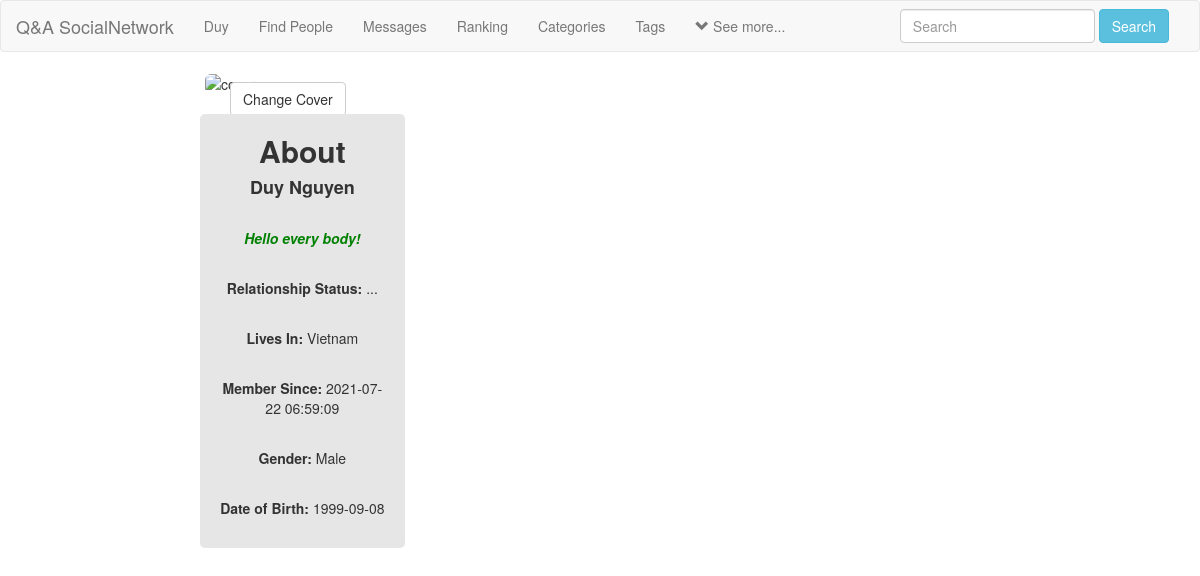
The app's page /profile.php (signed in) with its own data.
### tables this page shows
CREATE TABLE `users` (
  `user_id` int(11) NOT NULL,
  `f_name` text NOT NULL,
  `l_name` text NOT NULL,
  `user_name` varchar(255) NOT NULL,
  `describe_user` varchar(255) NOT NULL,
  `Relationship` text NOT NULL,
  `user_pass` varchar(255) NOT NULL,
  `user_email` varchar(255) NOT NULL,
  `user_country` text NOT NULL,
  `user_gender` text NOT NULL,
  `user_birthday` text NOT NULL,
  `user_image` varchar(255) NOT NULL,
  `user_cover` varchar(255) NOT NULL,
  `user_reg_date` timestamp NOT NULL DEFAULT current_timestamp(),
  `status` text NOT NULL,
  `posts` text NOT NULL,
  `recovery_account` varchar(255) NOT NULL,
  `userpoint` int(11) NOT NULL DEFAULT 0
);

### profile.php (the view, shortened to what this page needs)
<!DOCTYPE html>
<?php
include("includes/header.php");
?>
<html>
<head>
    <link rel="stylesheet" href="https://maxcdn.bootstrapcdn.com/bootstrap/3.4.1/css/bootstrap.min.css">
    <link rel="stylesheet" type="text/css" href="style/home_style2.css"></link>
</head>
<body>
<div class="row">
	<div class="col-sm-2">
	</div>
	<div class="col-sm-8">
		<?php
			echo"
			<div>
				<div><img id='cover-img' class='img-rounded' src='cover/$user_cover' alt='cover'></div>
				<form action='profile.php?u_id=$user_id' method='post' enctype='multipart/form-data'>
				<ul class='nav pull-left' style='position:absolute;top:10px;left:40px;'>
					<li class='dropdown'>
						<button class='dropdown-toggle btn btn-default' data-toggle='dropdown'>Change Cover</button>
						<div class='dropdown-menu'>
							<center>
							<p>Click <strong>Select Cover</strong> and then click the <br> <strong>Update Cover</strong></p>
							<label class='btn btn-info'> Select Cover
							<input type='file' name='u_cover' size='60' />
							</label><br><br>
							<button name='submit' class='btn btn-info'>Update Cover</button>
							</center>
						</div>
					</li>
				</ul>
				</form>
			</div>
			<div id='profile-img'>
				<img src='users/$user_image' alt='Profile' class='img-circle' width='180px' height='185px'>
				<form action='profile.php?u_id='$user_id' method='post' enctype='multipart/form-data'>
				<label id='update_profile'> Select Profile
				<input type='file' name='u_image' size='60' />
				</label><br><br>
				<button id='button_profile' name='update' class='btn btn-info'>Update Profile</button>
				</form>
			</div><br>
			";
		?>
	</div>
	<div class="col-sm-2">
	</div>
</div>
<div class="row">
	<div class="col-sm-2">
	</div>
	<div class="col-sm-2" style="background-color: #e6e6e6;text-align: center;left: 0.8%;border-radius: 5px;">
		<?php
		echo"
			<center><h2><strong>About</strong></h2></center>
			<center><h4><strong>$first_name $last_name</strong></h4></center><br>
			<p><strong><i style='color:green;'>$describe_user</i></strong></p><br>
			<p><strong>Relationship Status: </strong> $Relationship_status</p><br>
			<p><strong>Lives In: </strong> $user_country</p><br>
			<p><strong>Member Since: </strong> $register_date</p><br>
			<p><strong>Gender: </strong> $user_gender</p><br>
			<p><strong>Date of Birth: </strong> $user_birthday</p><br>
		";
		?>
	</div>
	<div class="col-sm-6">
	</div>
	<div class='col-sm-2'>
	</div>
</div>
</body>
</html>

### includes/header.php (shortened to what this page needs)
<?php
include("functions/functions.php");
?>
<nav class="navbar navbar-default">
    <div class="container-fluid">
        <div class="navbar-header">
            <a href="home.php" class="navbar-brand">Q&A SocialNetwork</a>
        </div>
        <div class="collapse navbar-collapse" id="#bs-example-navbar-collapse-1">
            <ul class="nav navbar-nav">
                <?php
                if($_SESSION['user_email']!="guest")
                {
                    $user = $_SESSION['user_email'];
                    $get_user = "select * from users where user_email='$user'";
                    $run_user = mysqli_query($con,$get_user);
                    $row = mysqli_fetch_array($run_user);
                    $user_id = $row['user_id'];
                    $first_name = $row['f_name'];
                    $last_name = $row['l_name'];
                    $describe_user = $row['describe_user'];
                    $Relationship_status = $row['Relationship'];
                    $user_country = $row['user_country'];
                    $user_gender = $row['user_gender'];
                    $user_birthday = $row['user_birthday'];
                    $register_date = $row['user_reg_date'];
                }
                ?>
                <?php if($_SESSION['user_email']!="guest")
                { ?>
                    <li><a href='profile.php?<?php echo "u_id=$user_id" ?>'><?php echo "$first_name"; ?></a></li>
                    <li><a href="members.php">Find People</a></li>
                    <li><a href="messages.php?u_id=new">Messages</a></li>
				<?php }
                else
                { ?>
                    <li><a href="members.php">Find People</a></li>
                    <li><a href='signup.php'>SignUp</a></li>
                    <li><a href='signin.php'>SignIn</a></li>
               <?php } ?>
                    <li><a href="ranking.php">Ranking</a></li>
                        <li class='dropdown'>
                            <a href='#' class='dropdown-toggle' data-toggle='dropdown' role='button' aria-haspopup='true' aria-expanded='false'><span>Categories</span></a>
                        </li>
                         <li class='dropdown'>
                            <a href='#' class='dropdown-toggle' data-toggle='dropdown' role='button' aria-haspopup='true' aria-expanded='false'><span>Tags</span></a>
                        </li>
                        <?php if($_SESSION['user_email']!="guest")
                { ?>
                        <li class='dropdown'>
                            <a href='#' class='dropdown-toggle' data-toggle='dropdown' role='button' aria-haspopup='true' aria-expanded='false'><span><i class='glyphicon glyphicon-chevron-down'></i> See more...</span></a>
                        </li>
                    <?php }?>
            </ul>
            <ul class="nav navbar-nav navbar-right">
				<li class="dropdown">
					<form class="navbar-form navbar-left" method="get" action="results.php">
						<div class="form-group">
							<input type="text" class="form-control" name="user_query" placeholder="Search">
						</div>
						<button type="submit" class="btn btn-info" name="search">Search</button>
					</form>
				</li>
			</ul>
        </div>
    </div>
</nav>

### style/home_style2.css (style rules this page uses)
body { overflow-x: hidden; }
label { padding: 7px; display: table; color: #fff; }

### profile.php (style rules this page uses)
#profile-img { position: absolute; top: 160px; left: 40px; }
#update_profile { position: relative; top: -33px; cursor:pointer; left: 93px; border-radius: 4px; background-color: rgba(0, 0, 0, 0.1); transform: translate(-50%, -50%); }
#button_profile { position: absolute; top: 210px; left: 93px; cursor: pointer; transform:translate(-50%, -50%); }

### records on screen
users: f_name "Duy", l_name "Nguyen", describe_user "Hello every body!", Relationship "...", user_country "Vietnam", user_reg_date "2021-07-22 06:59:09", user_gender "Male", user_birthday "1999-09-08"
